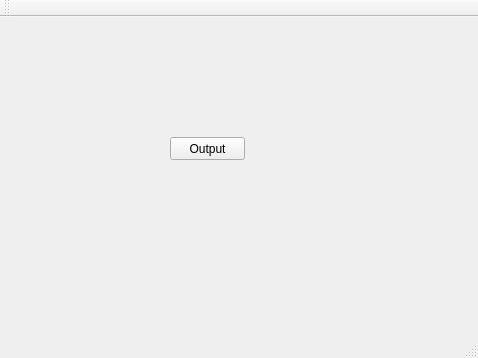
<?xml version="1.0" encoding="UTF-8"?>
<ui version="4.0">
 <class>MainWindow</class>
 <widget class="QMainWindow" name="MainWindow">
  <property name="geometry">
   <rect>
    <x>0</x>
    <y>0</y>
    <width>478</width>
    <height>358</height>
   </rect>
  </property>
  <property name="windowTitle">
   <string>MainWindow</string>
  </property>
  <widget class="QWidget" name="centralWidget">
   <widget class="QPushButton" name="DcmOutput">
    <property name="geometry">
     <rect>
      <x>170</x>
      <y>120</y>
      <width>75</width>
      <height>23</height>
     </rect>
    </property>
    <property name="text">
     <string>Output</string>
    </property>
   </widget>
  </widget>
  <widget class="QMenuBar" name="menuBar">
   <property name="geometry">
    <rect>
     <x>0</x>
     <y>0</y>
     <width>478</width>
     <height>21</height>
    </rect>
   </property>
  </widget>
  <widget class="QToolBar" name="mainToolBar">
   <attribute name="toolBarArea">
    <enum>TopToolBarArea</enum>
   </attribute>
   <attribute name="toolBarBreak">
    <bool>false</bool>
   </attribute>
  </widget>
  <widget class="QStatusBar" name="statusBar"/>
 </widget>
 <layoutdefault spacing="6" margin="11"/>
 <resources/>
 <connections/>
</ui>
